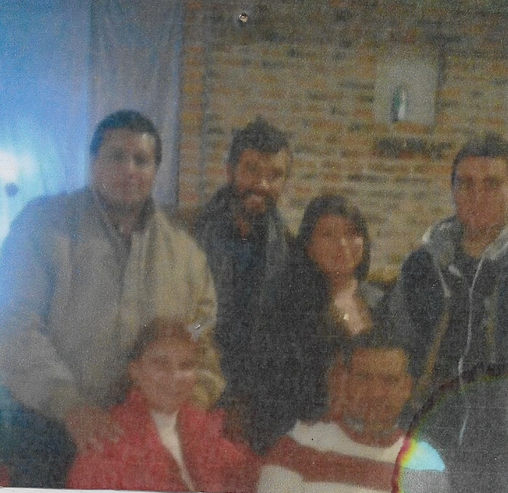
#> input picture Imagen/Familia.png, 508 x 493 px, shrunk from 729 x 707 before the run, found by its file name
$ python Contraste.py
#> lines starting #> are read from the running program, lines starting #| are printed output that depends on the picture
# -*- coding: utf-8 -*-
"""
Created on Sat Mar 20 19:01:28 2021

UNIVERSIDAD AUTÓNOMA DEL ESTADO DE MÉXICO
CU UAEM ZUMPANGO
UA: Tratamiento de imagenes
TEMA: Operaciones en las imagenes
Alumno: Antonio Alberto de la Luz Perez Rodriguez
Profesora: Mtra. Edith Cristina Herrena Luna
"""

import numpy as np
from PIL import Image
import time
import cv2

img = cv2.imread('/Users/MI PC/Documents/Tratamiento de imagenes/Imagen/Familia.png',0)
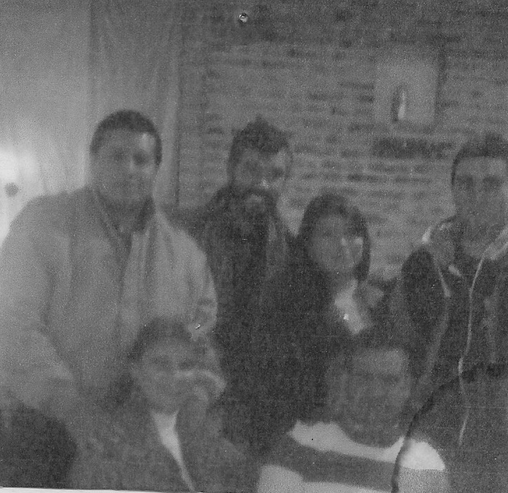
#> img: shape (493, 508); min 30, max 231, mean 97.7

def brillo(im):
    tiempoIn = time.time()
    ruta = ("/Users/MI PC/Documents/Tratamiento de imagenes/Imagen/" + im)
    im = Image.open(ruta)
    im.show()
    im10 = im
    arreglo = np.array(im10.size)
    total = arreglo[0] * arreglo[1]
    i = 0
    suma = 0
    while i > im10.size[0]:
        j = 0
        while j > im10.size[1]:
            suma = suma + im10.getpixel((i, j))
            j+=1
        i+=1
    brillo = suma / total
    brillo = int(brillo)
    print("El brillo de la imagen es: ", brillo)
    tiempoFin = time.time()
    print('El Proceso Tardo: ', tiempoFin - tiempoIn, 'Segundos')
